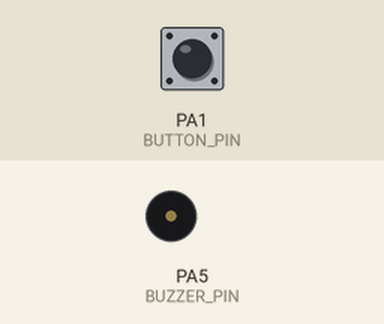
The sketch below on a simulated STM32 Blue Pill. Parts: buzzer (waves = sounding, pin HIGH). Inputs (shaded band) come from the test bench; at power-on: PA1 (BUTTON_PIN) HIGH.

Above: at 1.2 s.
1.3 s: PA1 (BUTTON_PIN) pulled LOW for 0.15 s
At 2.4 s:
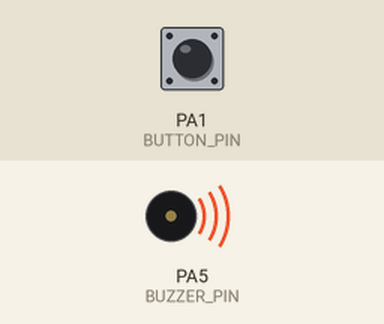
2.9 s: PA1 (BUTTON_PIN) pulled LOW for 1 s
At 3.6 s:
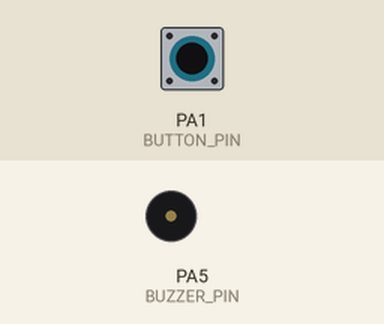
5.4 s: PA1 (BUTTON_PIN) pulled LOW for 3.2 s
At 6.7 s:
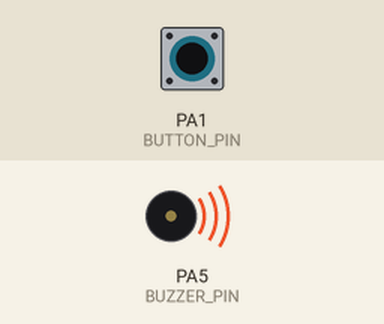
Timing chart, 0 to 8.4 s (numbered marks = the images above; inputs shaded):
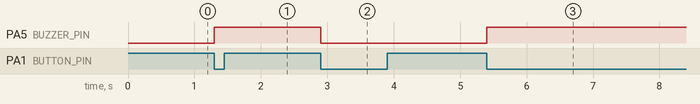

Measured:
- after the input at 1.3 s, PA5 (BUZZER_PIN): LOW → HIGH at once
- after the input at 2.9 s, PA5 (BUZZER_PIN): HIGH → LOW at once
- after the input at 5.4 s, PA5 (BUZZER_PIN): LOW → HIGH at once

The sketch:

Buzzer_test.ino
```cpp
#define BUZZER_PIN PA5
#define BUTTON_PIN PA1

bool buzzerState = false; // 记录蜂鸣器状态（初始关闭）
int lastButtonState = HIGH;

void setup() {
  pinMode(BUZZER_PIN, OUTPUT);
  pinMode(BUTTON_PIN, INPUT_PULLUP);
  digitalWrite(BUZZER_PIN, LOW);
}

void loop() {
  int currentButtonState = digitalRead(BUTTON_PIN);

  // 检测“按下的那一瞬间”
  if (currentButtonState == LOW && lastButtonState == HIGH) {
    buzzerState = !buzzerState; // 翻转开关状态

    if (buzzerState) {
      digitalWrite(BUZZER_PIN, HIGH); // 开启
    } else {
      digitalWrite(BUZZER_PIN, LOW);  // 关闭
    }
    delay(50); // 消抖
  }

  lastButtonState = currentButtonState;
}
```
